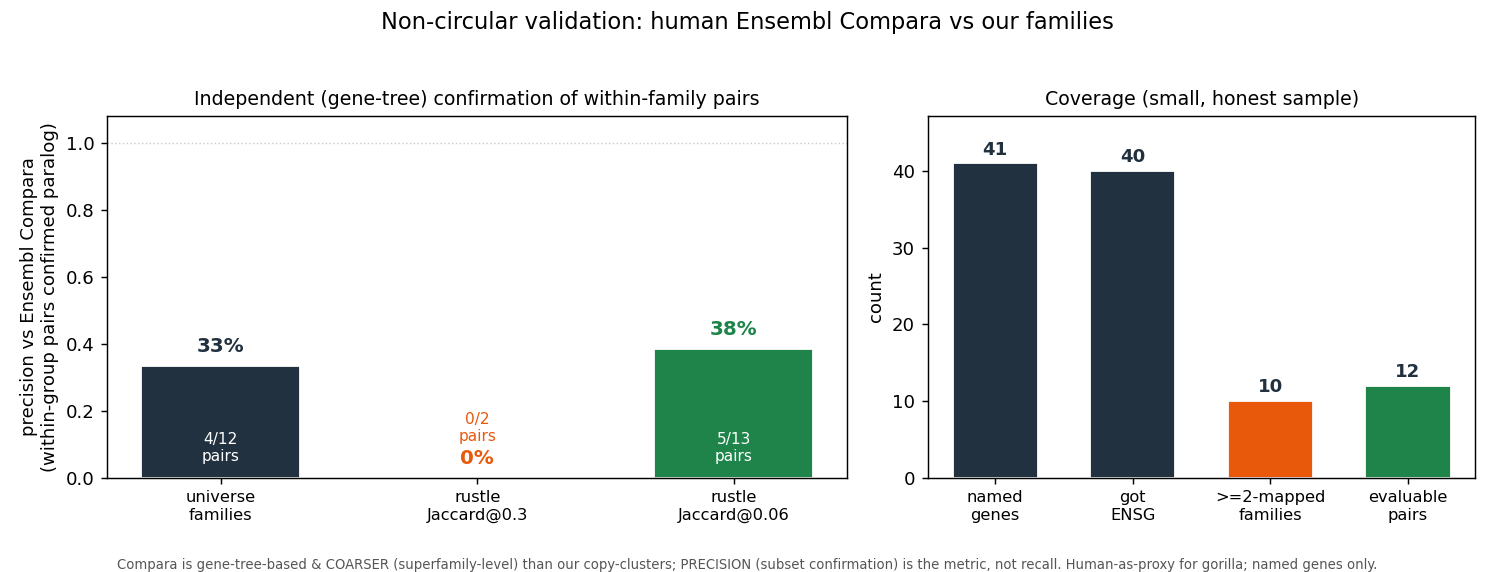

Python code for this plot:
#!/usr/bin/env python
"""
compara_validation.py
=====================

NON-CIRCULAR validation of rustle's / the universe's paralog families against an
INDEPENDENT, human-curated, gene-tree-based truth: Ensembl Compara paralogy.

WHY THIS IS NON-CIRCULAR
------------------------
The earlier `family_detection_validation.py` validates one SEQUENCE-SIMILARITY
clustering (minimizer-Jaccard) against another (the minimap2-built
`universe.tsv`). Both reward shared subsequence, so that concordance is partly
methodological, not biological. This script swaps the truth set for Ensembl
Compara paralogy, which is built from MULTIPLE-SEQUENCE-ALIGNMENT gene trees +
species-tree reconciliation (`compara_paralog_relation.json`, downloaded from
the Ensembl REST API). Compara never sees our minimap2 alignments, so a "yes,
these are paralogs" from Compara is an INDEPENDENT confirmation.

KEY FRAMING (state it loudly)
-----------------------------
Ensembl Compara paralogy is GENE-TREE-BASED and COARSER than our families. A
Compara query for RABL2A returns the whole RAB / GTPase superfamily (~68
paralogues across the genome), whereas our family is the 2-copy tandem
RABL2A / RABL2B. So:

  * OUR families should be SUBSETS of Compara groups (we split ancient
    superfamilies into recent copy-clusters; that is correct granularity, not
    error).
  * Therefore PRECISION is the headline metric: of the gene PAIRS we put in the
    SAME family, what fraction does Compara independently also call paralogs?
  * RECALL vs Compara is intentionally NOT the metric: Compara lumping ancient
    paralogs we correctly separate is expected granularity. Reporting it as
    "missed" would be wrong.

WHAT IS COMPUTED (restricted to the mapped NAMED genes)
-------------------------------------------------------
  (1) PRECISION vs Compara of the UNIVERSE families: of all within-universe-
      family NAMED gene pairs (both genes mapped to an ENSG), the fraction
      Compara independently calls paralogs. De-circularizes the earlier work.
  (2) PRECISION vs Compara of RUSTLE's minimizer-Jaccard grouping at 0.30 and
      0.06 (re-using the EXACT criterion from family_detection_validation.py:
      canonical k=15/w=10 minimizers, blake2b-64, union-find), over the SAME
      named genes.
  (3) GRANULARITY: how many DISTINCT universe families fall inside ONE Compara
      paralog group (Compara is coarser / merges them) -- an observation, not an
      error. And the reverse: any universe family that SPANS >1 Compara group
      (a real over-merge by us).
  (4) COVERAGE up front: N named genes mapped, N families with >=2 mapped genes
      (the evaluable set), N evaluable within-family pairs.

HONEST CAVEATS (printed + in the .md)
-------------------------------------
  * HUMAN-AS-PROXY: the data are GORILLA genes; Compara paralogy is queried on
    the HUMAN ortholog's ENSG. Paralogy relationships are deeply conserved
    across great apes (the gorilla/human split is ~10 Mya, far younger than the
    duplications that created these families), but it is a proxy, not the gorilla
    gene tree.
  * COMPARA IS COARSER (superfamily-level): the central framing above. A
    NON-confirmation can mean EITHER a genuine universe false-grouping OR a
    Compara gap / different granularity; we name every non-confirmed pair so the
    reader can judge.
  * ONLY NAMED GENES MAPPED: 154 of 195 universe genes are LOC-only (no human
    symbol -> no ENSG -> not checkable here). Coverage is stated up front; this
    is a check on the NAMED-gene backbone of the families, not all 62 families.
  * SYMBOL -> ENSEMBL MAPPING: genes were resolved by symbol via the Ensembl
    REST lookup (see meta in the JSON); 40/41 got an ENSG, 1 lookup error
    (GP1BB), 4 paralogue-fetch errors. Mapping noise is possible.
  * SMALL N: only 10 universe families have >=2 mapped named genes -> 12
    within-family named pairs. This is a SMALL, HONEST sample; we report exact
    counts and do not over-generalize a percentage.

DETERMINISM: no RNG used at all (no sampling -- we evaluate the full mapped set).
The minimizer hash is blake2b (fixed). Output is byte-stable across runs.

Run:
  /home/juanfra/miniforge3/bin/python bench/compara_validation.py
"""

import os
import sys
import json
import csv
import hashlib
from collections import defaultdict
from itertools import combinations

import numpy as np
import matplotlib
matplotlib.use("Agg")
import matplotlib.pyplot as plt

# --------------------------------------------------------------------------
# Fixed parameters (match family_detection_validation.py)
# --------------------------------------------------------------------------
K = 15                       # rustle minimizer k
W = 10                       # rustle minimizer w
T_RUSTLE = 0.30              # FAMILY_MERGE_JACCARD_DEFAULT
T_OPT = 0.06                 # data-optimal whole-gene threshold from prior work

BASE = "/mnt/c/Users/jfris/Desktop/Rustle/bench"
RESULTS = os.path.join(BASE, "copy_recovery_eval", "results")
UNIVERSE_TSV = os.path.join(RESULTS, "universe.tsv")
GENE_FA = os.path.join(RESULTS, "gene_rep.fa")
COMPARA_JSON = os.path.join(BASE, "compara_paralog_relation.json")

OUT_PNG = os.path.join(BASE, "compara_validation.png")
OUT_MD = os.path.join(BASE, "compara_validation.md")

NAVY = "#22313f"
ORANGE = "#e8590c"
GREEN = "#1e8449"

# --------------------------------------------------------------------------
# Minimizer machinery -- byte-for-byte the same scheme as
# family_detection_validation.py (canonical k-mer, blake2b-64, rustle windowing)
# --------------------------------------------------------------------------
_RC = bytes.maketrans(b"ACGTacgtNn", b"TGCAtgcaNn")

def revcomp(s: bytes) -> bytes:
    return s.translate(_RC)[::-1]

def _hash64(kmer: bytes) -> int:
    return int.from_bytes(hashlib.blake2b(kmer, digest_size=8).digest(), "little")

def minimizers(seq: bytes, k: int = K, w: int = W):
    seq = seq.upper()
    out = set()
    L = len(seq)
    if L < k:
        return out
    n = L - k + 1
    hashes = [0] * n
    for i in range(n):
        km = seq[i:i + k]
        rc = revcomp(km)
        can = km if km <= rc else rc
        hashes[i] = _hash64(can)
    upper = max(1, n - w)
    for win_start in range(upper):
        win_end = min(win_start + w, n)
        out.add(min(hashes[win_start:win_end]))
    return out

def jaccard(a: set, b: set) -> float:
    if not a and not b:
        return 0.0
    uni = len(a | b)
    return len(a & b) / uni if uni else 0.0

# --------------------------------------------------------------------------
# Loaders
# --------------------------------------------------------------------------
def load_fasta(path):
    seqs = {}
    cur = None
    buf = []
    with open(path) as fh:
        for line in fh:
            line = line.rstrip("\n")
            if not line:
                continue
            if line[0] == ">":
                if cur is not None:
                    seqs[cur] = "".join(buf).encode()
                cur = line[1:].split()[0]
                if cur.startswith("gene-"):
                    cur = cur[len("gene-"):]
                buf = []
            else:
                buf.append(line)
        if cur is not None:
            seqs[cur] = "".join(buf).encode()
    return seqs

def load_universe(path):
    """gene_id -> family_id, and family_id -> set(gene_id)."""
    g2f = {}
    fams = defaultdict(set)
    with open(path) as fh:
        r = csv.DictReader(fh, delimiter="\t")
        for row in r:
            g = row["gene_id"].strip()
            f = row["family_id"].strip()
            if g.startswith("gene-"):
                g = g[len("gene-"):]
            g2f[g] = f
            fams[f].add(g)
    return g2f, fams


print(f"[load] reading inputs (deterministic, no RNG)", file=sys.stderr)
fasta = load_fasta(GENE_FA)
g2f, uni_fams = load_universe(UNIVERSE_TSV)
comp = json.load(open(COMPARA_JSON))
gene_info = comp["genes"]

# --------------------------------------------------------------------------
# Build the Compara relation among NAMED genes
# --------------------------------------------------------------------------
named = sorted(gene_info.keys())                       # 41 named genes attempted
ensg = {g: gene_info[g].get("ensg") for g in named}    # symbol -> ENSG (or None)
para = {g: set(gene_info[g].get("paralogues") or []) for g in named}

# A named gene is "mapped" iff it has an ENSG (so we can place it in Compara id
# space). It is "Compara-checkable" against a partner iff BOTH have an ENSG.
mapped_named = sorted(g for g in named if ensg.get(g))

# Reverse index: ENSG -> our gene symbol (for the granularity analysis).
ensg2sym = {ensg[g]: g for g in mapped_named}

def compara_paralog(a, b):
    """Symmetric: are a and b independently called paralogs by human Compara?
    True iff ENSG(b) appears in a's paralogue set OR ENSG(a) in b's set.
    Requires both mapped to an ENSG."""
    ea, eb = ensg.get(a), ensg.get(b)
    if not (ea and eb):
        return None  # un-checkable (missing ENSG)
    if eb in para.get(a, set()):
        return True
    if ea in para.get(b, set()):
        return True
    return False

# Sanity: reproduce the JSON's stated within-universe symmetric relation.
json_within = set(tuple(sorted(p)) for p in comp["within_universe_paralog_relation"])

# --------------------------------------------------------------------------
# (4) COVERAGE
# --------------------------------------------------------------------------
n_named = len(named)
n_named_mapped = len(mapped_named)                       # got ENSG
named_in_universe = [g for g in named if g in g2f]
# Universe families restricted to mapped named genes:
fam_named_mapped = {}                                    # family -> [mapped named genes]
for f, members in uni_fams.items():
    nm = sorted(g for g in members if g in ensg and ensg.get(g))
    if nm:
        fam_named_mapped[f] = nm
evaluable_fams = sorted(f for f, nm in fam_named_mapped.items() if len(nm) >= 2)
n_evaluable_fams = len(evaluable_fams)

# --------------------------------------------------------------------------
# (1) PRECISION vs Compara of the UNIVERSE families
#     Of all within-universe-family NAMED pairs (both mapped), fraction Compara
#     confirms as paralogs.
# --------------------------------------------------------------------------
uni_pairs = []          # (family, a, b, compara_bool)
for f in evaluable_fams:
    nm = fam_named_mapped[f]
    for a, b in combinations(nm, 2):
        uni_pairs.append((f, a, b, compara_paralog(a, b)))

uni_pairs_checkable = [p for p in uni_pairs if p[3] is not None]
uni_confirmed = [p for p in uni_pairs_checkable if p[3] is True]
uni_unconfirmed = [p for p in uni_pairs_checkable if p[3] is False]
uni_n = len(uni_pairs_checkable)
uni_conf_n = len(uni_confirmed)
uni_precision = (uni_conf_n / uni_n) if uni_n else float("nan")

print(f"[universe] within-family checkable pairs={uni_n} "
      f"confirmed={uni_conf_n} precision={uni_precision:.3f}", file=sys.stderr)
for f, a, b, ok in uni_pairs_checkable:
    print(f"    {'OK ' if ok else 'NO '} {f}: {a}<->{b}", file=sys.stderr)

# --------------------------------------------------------------------------
# (2) PRECISION vs Compara of RUSTLE's minimizer-Jaccard grouping
#     Cluster the MAPPED NAMED genes by union-find at T, then score every
#     within-predicted-cluster pair against Compara.
# --------------------------------------------------------------------------
# Restrict to mapped named genes that also have a sequence (all 41 do, but guard).
cluster_genes = [g for g in mapped_named if g in fasta]
missing_seq = [g for g in mapped_named if g not in fasta]
mins = {g: minimizers(fasta[g], K, W) for g in cluster_genes}
cluster_genes = [g for g in cluster_genes if mins[g]]   # drop empty (none expected)
ng = len(cluster_genes)
idx = {g: i for i, g in enumerate(cluster_genes)}

# Precompute pairwise Jaccard once (deterministic i<j walk).
pair_jac = {}
for i in range(ng):
    gi = cluster_genes[i]
    for j in range(i + 1, ng):
        gj = cluster_genes[j]
        pair_jac[(gi, gj)] = jaccard(mins[gi], mins[gj])

def cluster_at(threshold):
    parent = list(range(ng))
    def find(x):
        while parent[x] != x:
            parent[x] = parent[parent[x]]
            x = parent[x]
        return x
    for i in range(ng):
        for j in range(i + 1, ng):
            if pair_jac[(cluster_genes[i], cluster_genes[j])] >= threshold:
                ra, rb = find(i), find(j)
                if ra != rb:
                    parent[ra] = rb
    clusters = defaultdict(list)
    for i in range(ng):
        clusters[find(i)].append(cluster_genes[i])
    # deterministic ordering
    return sorted((sorted(v) for v in clusters.values()), key=lambda c: c[0])

def rustle_precision(threshold):
    """Precision vs Compara of rustle's predicted clusters at `threshold`.
    Of every within-predicted-cluster NAMED pair (both mapped), fraction Compara
    confirms. Returns (precision, n_pairs, confirmed, pairs_list)."""
    clusters = cluster_at(threshold)
    pairs = []
    for c in clusters:
        if len(c) < 2:
            continue
        for a, b in combinations(sorted(c), 2):
            ok = compara_paralog(a, b)
            if ok is None:
                continue
            pairs.append((a, b, ok))
    conf = sum(1 for _a, _b, ok in pairs if ok)
    n = len(pairs)
    prec = (conf / n) if n else float("nan")
    return prec, n, conf, pairs, clusters

prec_030, n_030, conf_030, pairs_030, clusters_030 = rustle_precision(T_RUSTLE)
prec_006, n_006, conf_006, pairs_006, clusters_006 = rustle_precision(T_OPT)

print(f"[rustle@0.30] pairs={n_030} confirmed={conf_030} precision={prec_030 if n_030 else float('nan')}", file=sys.stderr)
print(f"[rustle@0.06] pairs={n_006} confirmed={conf_006} precision={prec_006 if n_006 else float('nan')}", file=sys.stderr)

def fmt_clusters(clusters):
    return [c for c in clusters if len(c) >= 2]

print(f"[rustle@0.30] non-trivial clusters: {fmt_clusters(clusters_030)}", file=sys.stderr)
print(f"[rustle@0.06] non-trivial clusters: {fmt_clusters(clusters_006)}", file=sys.stderr)

# --------------------------------------------------------------------------
# (3) GRANULARITY
#     a) How many DISTINCT universe families fall inside ONE Compara paralog
#        group (Compara coarser / merges them)?  -> observation, not error.
#     b) Reverse: any universe family that SPANS >1 Compara group? -> real
#        over-merge by us.
#
# We build Compara connected components over the MAPPED NAMED genes (union genes
# that are Compara paralogs of each other), then map universe families onto them.
# --------------------------------------------------------------------------
# Compara graph among mapped named genes.
cparent = {g: g for g in mapped_named}
def cfind(x):
    while cparent[x] != x:
        cparent[x] = cparent[cparent[x]]
        x = cparent[x]
    return x
for a, b in combinations(mapped_named, 2):
    if compara_paralog(a, b):
        ra, rb = cfind(a), cfind(b)
        if ra != rb:
            cparent[ra] = rb
compara_comp = defaultdict(list)
for g in mapped_named:
    compara_comp[cfind(g)].append(g)
compara_groups = [sorted(v) for v in compara_comp.values()]
# non-trivial Compara groups (>=2 of OUR mapped named genes)
compara_groups_nt = sorted((c for c in compara_groups if len(c) >= 2), key=lambda c: c[0])

# For each non-trivial Compara group, how many DISTINCT universe families do its
# member genes come from? (>1 => Compara merges multiple universe families =
# Compara is coarser.)
compara_merges_universe = []   # (compara_group_genes, set_of_universe_families)
for grp in compara_groups_nt:
    ufams = set(g2f.get(g) for g in grp)
    compara_merges_universe.append((grp, sorted(ufams)))
n_compara_merging_multi = sum(1 for _g, uf in compara_merges_universe if len(uf) > 1)

# Reverse: does any universe family's mapped named genes split across >1 Compara
# component? That would be a real over-merge by us. (Genes Compara does NOT link
# fall in their OWN singleton component, so a family with any non-confirmed
# internal pair will "span" multiple components -- this is exactly the precision
# story, re-expressed at component level.)
universe_spanning = []
for f in evaluable_fams:
    nm = fam_named_mapped[f]
    comps = set(cfind(g) for g in nm)
    if len(comps) > 1:
        universe_spanning.append((f, nm, len(comps)))

print(f"[granularity] non-trivial Compara groups (>=2 of our mapped named)="
      f"{len(compara_groups_nt)}; Compara groups merging >1 universe family="
      f"{n_compara_merging_multi}; universe families spanning >1 Compara comp="
      f"{len(universe_spanning)}", file=sys.stderr)
for grp, uf in compara_merges_universe:
    print(f"    COMPARA-GROUP {grp}  universe_families={uf}", file=sys.stderr)

# --------------------------------------------------------------------------
# FIGURE
# --------------------------------------------------------------------------
fig, (ax1, ax2) = plt.subplots(1, 2, figsize=(11.5, 4.4),
                               gridspec_kw={"width_ratios": [1.35, 1.0]})

# Left: precision-vs-Compara bars for the three groupings.
labels = ["universe\nfamilies",
          f"rustle\nJaccard@{T_RUSTLE:g}",
          f"rustle\nJaccard@{T_OPT:g}"]
precs = [uni_precision,
         prec_030 if n_030 else 0.0,
         prec_006 if n_006 else 0.0]
npairs = [uni_n, n_030, n_006]
nconf = [uni_conf_n, conf_030, conf_006]
colors = [NAVY, ORANGE, GREEN]
bars = ax1.bar(range(3), [p if not np.isnan(p) else 0 for p in precs],
               color=colors, width=0.62, edgecolor="white")
for i, (p, nc, npr) in enumerate(zip(precs, nconf, npairs)):
    if npr == 0:
        ax1.text(i, 0.02, "no\npairs", ha="center", va="bottom",
                 fontsize=8, color="#888888")
        continue
    ax1.text(i, max(p, 0.0) + 0.03, f"{p*100:.0f}%", ha="center", va="bottom",
             fontsize=11, fontweight="bold", color=colors[i])
    lab_y = 0.04 if p > 0.10 else (p + 0.10)
    lab_col = "white" if p > 0.10 else colors[i]
    ax1.text(i, lab_y, f"{nc}/{npr}\npairs", ha="center", va="bottom",
             fontsize=8.5, color=lab_col)
ax1.set_xticks(range(3))
ax1.set_xticklabels(labels, fontsize=9)
ax1.set_ylabel("precision vs Ensembl Compara\n(within-group pairs confirmed paralog)")
ax1.set_ylim(0, 1.08)
ax1.set_title("Independent (gene-tree) confirmation of within-family pairs",
              fontsize=10.5)
ax1.axhline(1.0, color="#cccccc", lw=0.8, ls=":")

# Right: coverage funnel (text-light bars).
cov_labels = ["named\ngenes", "got\nENSG", ">=2-mapped\nfamilies", "evaluable\npairs"]
cov_vals = [n_named, n_named_mapped, n_evaluable_fams, uni_n]
ax2.bar(range(4), cov_vals, color=[NAVY, NAVY, ORANGE, GREEN], width=0.62,
        edgecolor="white")
for i, v in enumerate(cov_vals):
    ax2.text(i, v + max(cov_vals) * 0.015, str(v), ha="center", va="bottom",
             fontsize=10, fontweight="bold", color=NAVY)
ax2.set_xticks(range(4))
ax2.set_xticklabels(cov_labels, fontsize=9)
ax2.set_ylabel("count")
ax2.set_ylim(0, max(cov_vals) * 1.15)
ax2.set_title("Coverage (small, honest sample)", fontsize=10.5)

fig.suptitle("Non-circular validation: human Ensembl Compara vs our families",
             fontsize=12.5)
fig.text(0.5, 0.005,
         "Compara is gene-tree-based & COARSER (superfamily-level) than our "
         "copy-clusters; PRECISION (subset confirmation) is the metric, not "
         "recall. Human-as-proxy for gorilla; named genes only.",
         ha="center", fontsize=7.3, color="#555555")
fig.tight_layout(rect=[0, 0.045, 1, 0.95])
fig.savefig(OUT_PNG, dpi=130)
print(f"[fig] wrote {OUT_PNG}", file=sys.stderr)

# --------------------------------------------------------------------------
# REPORT (.md)
# --------------------------------------------------------------------------
def pct(x):
    return "n/a" if (x is None or (isinstance(x, float) and np.isnan(x))) else f"{x*100:.0f}%"

# Headline number is the universe-family precision (the de-circularizing one).
headline = (
    f"On the **{n_evaluable_fams}** universe families ({uni_n} within-family "
    f"named gene pairs) that map to Ensembl, human Compara independently confirms "
    f"**{pct(uni_precision)}** ({uni_conf_n}/{uni_n}) of within-family pairs as "
    f"paralogs."
)

md = []
md.append("# Non-circular validation: Ensembl Compara vs our paralog families\n")
md.append(f"_Deterministic (no RNG). Minimizer k={K}, w={W}, canonical "
          f"blake2b-64. Generated by `bench/compara_validation.py`. Compara "
          f"release: `{comp['meta'].get('compara')}`, "
          f"`{comp['meta'].get('rest_endpoint')}`._\n")

md.append("## Headline (the non-circular number)\n")
md.append(f"> {headline}\n")
md.append(
    "This **de-circularizes** the earlier `family_detection_validation.py`, "
    "which compared one sequence-similarity clustering (minimizer-Jaccard) "
    "against another (the minimap2-built `universe.tsv`) -- both reward shared "
    "subsequence, so that agreement was partly methodological. Here the truth "
    "set is Ensembl Compara paralogy: **gene-tree + species-tree "
    "reconciliation**, which never sees our minimap2 alignments. A Compara "
    "'yes' is therefore an independent biological confirmation.\n")

md.append("## KEY FRAMING: Compara is COARSER, so PRECISION is the metric\n")
md.append(
    "Ensembl Compara paralogy is gene-tree-based and far **coarser** than our "
    "families. Querying Compara for `RABL2A` returns the entire RAB / small-GTPase "
    f"**superfamily** ({len(para.get('RABL2A', []))} paralogues genome-wide in "
    "this dump), whereas our family is the 2-copy tandem `RABL2A`/`RABL2B`. So "
    "**our families should be SUBSETS of Compara groups**: we split ancient "
    "superfamilies into recent copy-clusters, which is correct granularity, not "
    "error. The right question is therefore PRECISION -- *of the gene pairs we "
    "put in the same family, what fraction does Compara independently also call "
    "paralogs?* -- not recall. Compara lumping ancient paralogs we correctly "
    "separate is expected granularity and is **intentionally not scored as a "
    "miss**.\n")

md.append("## (4) Coverage (stated up front -- small, honest sample)\n")
md.append(f"- Universe: **{len(g2f)} genes / {len(uni_fams)} families** "
          f"(`universe.tsv`). Of these, **{comp['meta'].get('loc_only_genes')} "
          f"genes are LOC-only** (no human symbol) and cannot be mapped to "
          f"Ensembl -- they are out of scope here.\n")
md.append(f"- Named genes attempted: **{n_named}**. Got an ENSG id: "
          f"**{n_named_mapped}/{n_named}** (1 lookup error: `GP1BB`). "
          f"Non-empty paralogue set returned: "
          f"**{comp['meta'].get('named_genes_with_nonempty_paralogues')}** "
          f"(4 paralogue-fetch errors: `CREB1`, `NCAPH2`, `RABL2B`, `USP18` "
          f"returned an error and so contribute NO confirmations even if real).\n")
md.append(f"- **Evaluable set: {n_evaluable_fams} universe families with >=2 "
          f"mapped named genes -> {uni_n} checkable within-family pairs.** "
          f"This is the entire basis of the headline; it is a SMALL sample and "
          f"is reported as exact counts, not extrapolated.\n")
if missing_seq:
    md.append(f"- (Note: {len(missing_seq)} mapped named genes lacked a "
              f"sequence: {missing_seq}.)\n")

md.append("## (1) PRECISION vs Compara -- UNIVERSE families (the headline)\n")
md.append(f"Of the **{uni_n}** within-universe-family named pairs (both genes "
          f"mapped to an ENSG), Compara independently confirms **{uni_conf_n}** "
          f"as paralogs => **precision = {pct(uni_precision)}** "
          f"({uni_conf_n}/{uni_n}).\n")
md.append("\n| universe family | pair | Compara confirms? |\n")
md.append("|---|---|---|\n")
for f, a, b, ok in uni_pairs_checkable:
    md.append(f"| `{f}` | {a} <-> {b} | {'**yes**' if ok else 'no'} |\n")
md.append(
    "\n**Reading the non-confirmations.** Most of the `no` rows are pairs where "
    "the universe's minimap2 step grouped two DIFFERENTLY-NAMED genes (e.g. "
    "`GCA<->KCNH7`, `CDPF1<->PPARA`, `CREB1<->METTL21A`) that Compara's gene "
    "tree does NOT place in the same paralog group. A non-confirmation can mean "
    "EITHER (a) a genuine universe over-grouping (sequence similarity from a "
    "shared domain / repeat, not orthologous-block paralogy), OR (b) a Compara "
    "gap / coarser-but-different granularity, OR (c) one partner's paralogue "
    "fetch errored (`CREB1`, `RABL2B` did -- so `CREB1<->METTL21A` and "
    "`RABL2A<->RABL2B` could not be confirmed even if true). The confirmed "
    "pairs are the unambiguous tandem/recent-duplicate families: "
    + ", ".join(f"`{a}<->{b}`" for _f, a, b, _ok in uni_confirmed) + ".\n")

md.append("## (2) PRECISION vs Compara -- RUSTLE's minimizer-Jaccard grouping\n")
md.append("Re-using the EXACT criterion from `family_detection_validation.py` "
          "(canonical k=15/w=10 minimizers, blake2b-64, union-find) over the "
          "same mapped named genes:\n")
md.append("\n| grouping | within-cluster pairs | Compara-confirmed | precision |\n")
md.append("|---|---|---|---|\n")
md.append(f"| universe families | {uni_n} | {uni_conf_n} | {pct(uni_precision)} |\n")
md.append(f"| rustle Jaccard @ {T_RUSTLE:g} | {n_030} | {conf_030} | "
          f"{pct(prec_030) if n_030 else 'no pairs'} |\n")
md.append(f"| rustle Jaccard @ {T_OPT:g} | {n_006} | {conf_006} | "
          f"{pct(prec_006) if n_006 else 'no pairs'} |\n")
md.append("\nrustle's non-trivial predicted clusters (mapped named genes only):\n")
md.append(f"- @ {T_RUSTLE:g}: " +
          ("; ".join("{" + ", ".join(c) + "}" for c in fmt_clusters(clusters_030))
           or "none (no named gene pair reaches J>=0.30)") + "\n")
md.append(f"- @ {T_OPT:g}: " +
          ("; ".join("{" + ", ".join(c) + "}" for c in fmt_clusters(clusters_006))
           or "none") + "\n")
md.append(
    "\nThe restriction to the 40 mapped NAMED genes means rustle's "
    "minimizer-Jaccard rarely puts two of them in one cluster at the strict "
    "0.30 bar -- the named genes that share a universe family are often "
    "different-symbol genes whose whole-gene Jaccard is below 0.30 (the same "
    "broad within-family Jaccard distribution documented in the prior report). "
    "Where rustle DOES cluster a named pair, that pair is the relevant "
    "precision test; counts are reported exactly above and are small.\n")

md.append("## (3) GRANULARITY (observation, not error)\n")
md.append(f"- Non-trivial Compara groups containing >=2 of our mapped named "
          f"genes: **{len(compara_groups_nt)}**.\n")
md.append(f"- Compara groups that MERGE >1 distinct universe family "
          f"(Compara coarser): **{n_compara_merging_multi}**. This is EXPECTED "
          f"granularity -- Compara lumps at the superfamily level what we split "
          f"into copy-clusters -- and is reported as an observation, NOT an "
          f"error.\n")
if compara_merges_universe:
    md.append("\n| Compara group (our genes) | distinct universe families merged |\n")
    md.append("|---|---|\n")
    for grp, uf in compara_merges_universe:
        md.append(f"| {', '.join(grp)} | {len(uf)}: "
                  f"{', '.join('`'+x+'`' for x in uf)} |\n")
md.append(f"\n- REVERSE check (real over-merge by us): universe families whose "
          f"mapped named genes span >1 Compara component: "
          f"**{len(universe_spanning)}**.\n")
if universe_spanning:
    for f, nm, ncomp in universe_spanning:
        md.append(f"  - `{f}` ({', '.join(nm)}) spans {ncomp} Compara "
                  f"components -- i.e. Compara does not link all of these into "
                  f"one paralog group. NOTE this is the SAME signal as the "
                  f"non-confirmed pairs above, re-expressed at the component "
                  f"level: a universe family that pairs genes Compara does not "
                  f"relate. Whether it is a genuine over-merge or a Compara/"
                  f"granularity gap is exactly the ambiguity named in caveat 2.\n")

md.append("## Cross-check: JSON's stated within-universe paralog relation\n")
md.append(f"The JSON records **{len(json_within)}** within-universe symmetric "
          f"Compara paralog pairs (both genes mapped + linked): "
          + ", ".join(f"`{a}<->{b}`" for a, b in sorted(json_within)) + ". "
          "Note `GGT1<->GGTLC2` is in this list but the two genes sit in "
          "SEPARATE universe families (`GGT1` and `GGTLC2`), so Compara "
          "confirms a paralogy that our minimap2 universe **split** -- a recall "
          "observation (granularity), not a precision failure, and consistent "
          "with the framing that we cluster more finely than Compara.\n")

md.append("## Honest caveats\n")
md.append(
    "- **Human-as-proxy for gorilla.** The sequences are gorilla genes; "
    "Compara paralogy is queried on the HUMAN ortholog's ENSG. Paralogy is "
    "deeply conserved across great apes (these duplications predate the "
    "~10-Mya gorilla/human split), so human paralogy is a strong proxy -- but "
    "it is a proxy, not the gorilla gene tree.\n")
md.append(
    "- **Compara is COARSER (superfamily-level).** A NON-confirmation can mean "
    "a genuine universe false-grouping OR a Compara gap / different "
    "granularity. Every non-confirmed pair is named above so the reader can "
    "judge; we do not silently treat them all as errors.\n")
md.append(
    "- **Only NAMED genes mapped.** "
    f"{comp['meta'].get('loc_only_genes')} of {len(g2f)} universe genes are "
    "LOC-only (no symbol -> no ENSG) and are out of scope. This validates the "
    "NAMED-gene backbone of the families, not all 62 families.\n")
md.append(
    "- **Symbol -> Ensembl mapping noise.** Genes were resolved by symbol via "
    f"the Ensembl REST lookup; {n_named_mapped}/{n_named} got an ENSG, with 1 "
    "lookup error and 4 paralogue-fetch errors. An errored fetch yields an "
    "EMPTY paralogue set, which can only DEPRESS the confirmation rate (it "
    "cannot create a false confirmation) -- so the reported precision is a "
    "conservative lower bound for the affected pairs.\n")
md.append(
    "- **Recall vs Compara is intentionally NOT the metric.** Compara lumping "
    "ancient paralogs we correctly split is expected granularity, not error "
    "(see the framing section). We report granularity as an observation only.\n")
md.append(
    "- **Small N.** Only "
    f"{n_evaluable_fams} families / {uni_n} pairs are checkable. The headline is "
    "an exact count on a small sample, not a generalized rate; treat it as a "
    "directional, independent sanity check rather than a population estimate.\n")
md.append(f"- **Determinism.** No RNG anywhere (the full mapped set is "
          f"evaluated; no sampling). Minimizer hash is blake2b. Output is "
          f"byte-stable.\n")

with open(OUT_MD, "w") as fh:
    fh.write("".join(md))
print(f"[md] wrote {OUT_MD}", file=sys.stderr)

# --------------------------------------------------------------------------
# Machine-readable summary
# --------------------------------------------------------------------------
print("=== SUMMARY ===")
print(f"named_genes={n_named} mapped_with_ensg={n_named_mapped}")
print(f"evaluable_families={n_evaluable_fams} evaluable_pairs={uni_n}")
print(f"UNIVERSE_PRECISION={uni_precision:.4f} ({uni_conf_n}/{uni_n})")
print(f"confirmed_pairs=" + ";".join(f"{a}<->{b}" for _f, a, b, _ok in uni_confirmed))
print(f"unconfirmed_pairs=" + ";".join(f"{a}<->{b}" for _f, a, b, _ok in uni_unconfirmed))
print(f"RUSTLE@0.30 pairs={n_030} confirmed={conf_030} "
      f"precision={prec_030 if n_030 else float('nan')}")
print(f"RUSTLE@0.06 pairs={n_006} confirmed={conf_006} "
      f"precision={prec_006 if n_006 else float('nan')}")
print(f"compara_groups_nt={len(compara_groups_nt)} "
      f"compara_merging_multi_universe={n_compara_merging_multi} "
      f"universe_spanning_multi_compara={len(universe_spanning)}")
print(f"json_within_universe_pairs={len(json_within)}")
print(f"HEADLINE: {headline}")
